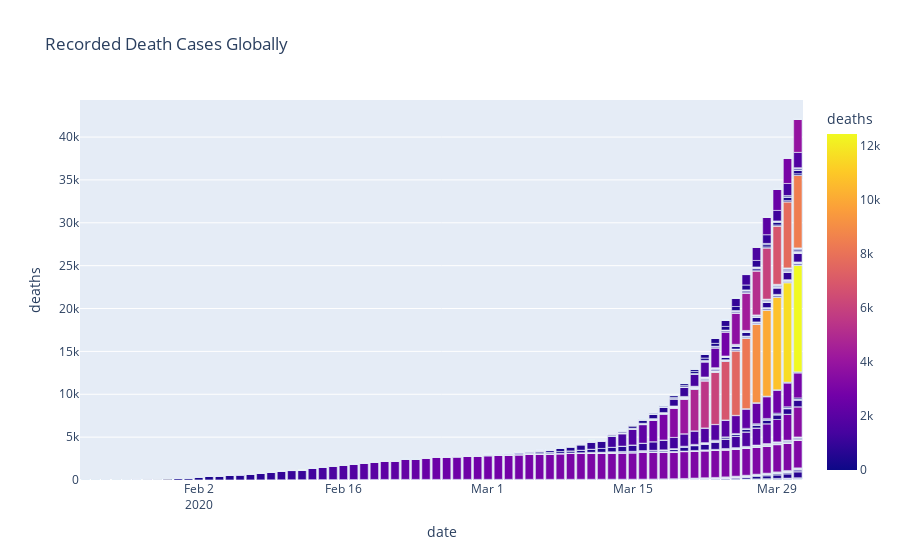

The code cell stored with this chart in its notebook:
### Code cell
#plotly vis

fig =px.bar(df2,x='date',y='deaths',color='deaths',title='Recorded Death Cases Globally',)
fig.show()

### Figure 1 — Plotly figure (JSON) as saved in the notebook; plotly's stock layout.template omitted (floating-point values rounded to 4 significant figures; data arrays with more than 128 entries replaced by an {"elided": "..."} marker saying what was removed)
{"data": [{"alignmentgroup": "True", "hovertemplate": "date=%{x}<br>deaths=%{marker.color}<extra></extra>", "legendgroup": "", "marker": {"color": {"elided": "17920 int values"}, "coloraxis": "coloraxis"}, "name": "", "offsetgroup": "", "orientation": "v", "showlegend": false, "textposition": "auto", "type": "bar", "x": {"elided": "17920 str values"}, "xaxis": "x", "y": {"elided": "17920 int values"}, "yaxis": "y"}], "layout": {"barmode": "relative", "coloraxis": {"colorbar": {"title": {"text": "deaths"}}, "colorscale": [[0, "#0d0887"], [0.1111, "#46039f"], [0.2222, "#7201a8"], [0.3333, "#9c179e"], [0.4444, "#bd3786"], [0.5556, "#d8576b"], [0.6667, "#ed7953"], [0.7778, "#fb9f3a"], [0.8889, "#fdca26"], [1, "#f0f921"]]}, "legend": {"tracegroupgap": 0}, "title": {"text": "Recorded Death Cases Globally"}, "xaxis": {"anchor": "y", "domain": [0, 1], "title": {"text": "date"}}, "yaxis": {"anchor": "x", "domain": [0, 1], "title": {"text": "deaths"}}}}
